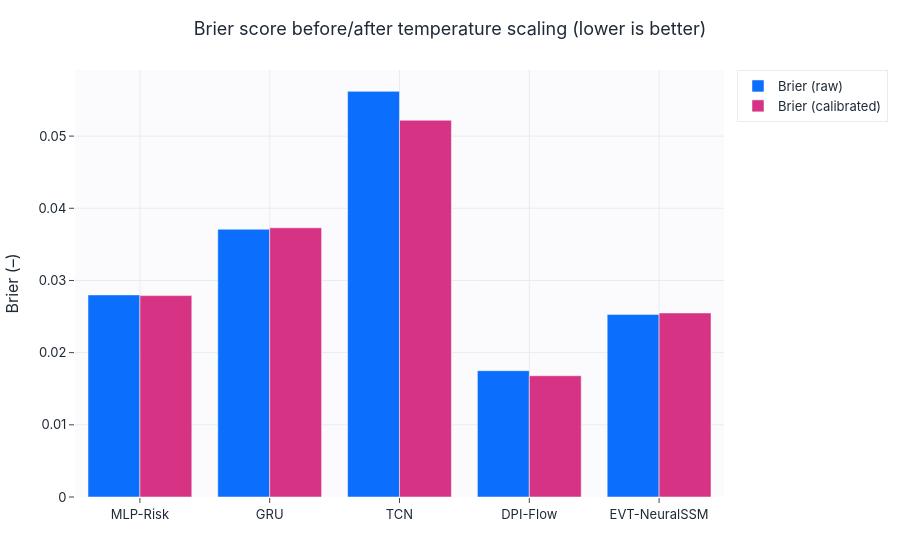

Notebook code for this chart:
### Markdown cell above
## Post-hoc temperature scaling

A single temperature T is fitted on the validation set per model and applied to the test
risk logits. This is a fair, universal post-hoc calibration step — it improves Brier/ECE
without changing AUROC (ranking is preserved).

### Code cell
from liquefaction_ai.evaluation import fit_temperature, apply_temperature, expected_calibration_error, safe_binary_metrics

val = benchmark["val"]; y_val = val["label"].cpu().numpy(); y_test = test["label"].cpu().numpy()
cal_rows = []
for name in MODEL_NAMES:
    model, hp, _ = load_trained(name); disp = hp["display_name"]
    val_out = collect_outputs(model, val, config, device)
    vp = np.clip(val_out["risk_prob"], 1e-6, 1 - 1e-6); v_logit = np.log(vp / (1 - vp))
    T = fit_temperature(v_logit, y_val)
    p_raw = predictions[disp]["risk_prob"]; p_cal = apply_temperature(p_raw, T)
    _, _, brier_raw = safe_binary_metrics(y_test, p_raw); ece_raw = expected_calibration_error(y_test, p_raw)
    _, _, brier_cal = safe_binary_metrics(y_test, p_cal); ece_cal = expected_calibration_error(y_test, p_cal)
    cal_rows.append({"Model": disp, "T": round(T, 2), "Brier raw": round(brier_raw, 4), "Brier cal": round(brier_cal, 4),
                     "ECE raw": round(ece_raw, 4), "ECE cal": round(ece_cal, 4)})
cal_df = pd.DataFrame(cal_rows)
display(cal_df)
grouped_bar(cal_df["Model"].tolist(), {"Brier (raw)": cal_df["Brier raw"].tolist(), "Brier (calibrated)": cal_df["Brier cal"].tolist()},
            title="Brier score before/after temperature scaling (lower is better)", ylabel="Brier (–)",
            save=SAVE_FIGS, fig_id="3_1_temperature_scaling").show()

### Figure 1 — Plotly figure (JSON) as saved in the notebook; plotly's stock layout.template omitted (floating-point values rounded to 4 significant figures)
{"data": [{"marker": {"color": "#0b6efd"}, "name": "Brier (raw)", "type": "bar", "x": ["MLP-Risk", "GRU", "TCN", "DPI-Flow", "EVT-NeuralSSM"], "y": [0.028, 0.0371, 0.0562, 0.0175, 0.0253]}, {"marker": {"color": "#d63384"}, "name": "Brier (calibrated)", "type": "bar", "x": ["MLP-Risk", "GRU", "TCN", "DPI-Flow", "EVT-NeuralSSM"], "y": [0.0279, 0.0373, 0.0522, 0.0168, 0.0255]}], "layout": {"barmode": "group", "title": {"text": "Brier score before/after temperature scaling (lower is better)"}, "xaxis": {"title": {"text": ""}}, "yaxis": {"title": {"text": "Brier (–)"}}}}
